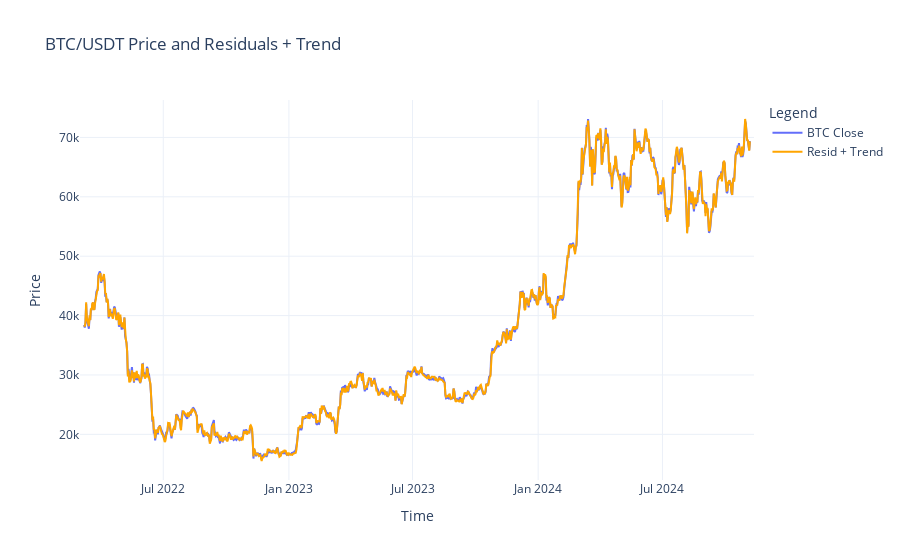

Write notebook code for a chart like this one.
### Code cell
fig = go.Figure()

fig.add_trace(go.Scatter(
    x=btc_df['close_time'][12:-12],
    y=btc_df['close'][12:-12],
    mode='lines',
    name='BTC Close',
))

fig.add_trace(go.Scatter(
    x=btc_df['close_time'][6:-6],
    y=resid + trend,
    mode='lines',
    name='Resid + Trend',
    line=dict(color='orange')
))

fig.update_layout(
    title="BTC/USDT Price and Residuals + Trend",
    xaxis_title="Time",
    yaxis_title="Price",
    template="plotly_white",
    legend_title="Legend"
)

fig.show()

### Figure 1 — Plotly figure (JSON) as saved in the notebook; plotly's stock layout.template omitted (floating-point values rounded to 4 significant figures; data arrays with more than 128 entries replaced by an {"elided": "..."} marker saying what was removed)
{"data": [{"mode": "lines", "name": "BTC Close", "type": "scatter", "x": {"elided": "976 str values"}, "y": {"elided": "976 float values"}}, {"line": {"color": "orange"}, "mode": "lines", "name": "Resid + Trend", "type": "scatter", "x": {"elided": "988 str values"}, "y": {"elided": "988 float values"}}], "layout": {"legend": {"title": {"text": "Legend"}}, "title": {"text": "BTC/USDT Price and Residuals + Trend"}, "xaxis": {"title": {"text": "Time"}}, "yaxis": {"title": {"text": "Price"}}}}
